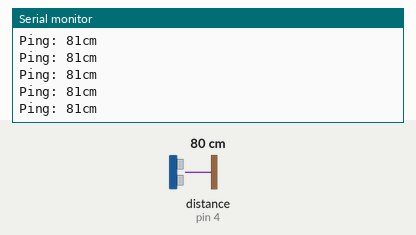
This sketch was run on a simulated Arduino Mega 2560, built with avr-gcc and run on an emulated ATmega2560. Parts: the last lines printed to the serial monitor. Inputs (shaded band) come from the test bench; at power-on: distance to the obstacle (sensor on pin 4) 80 cm. The echo pulse lasts 58.3 µs per cm.

Above: at 2.2 s.
2.3 s: distance to the obstacle (sensor on pin 4) set to 2 cm
At 2.41 s:
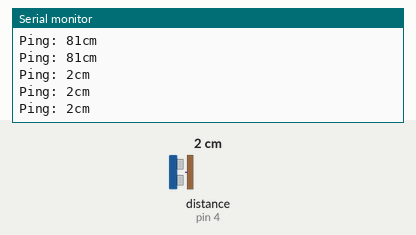
5.3 s: distance to the obstacle (sensor on pin 4) set to 4 cm
At 5.37 s:
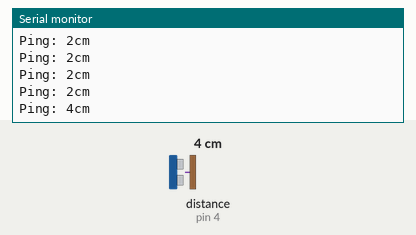
Timing chart, 0 to 8.3 s (numbered marks = the images above; inputs shaded):
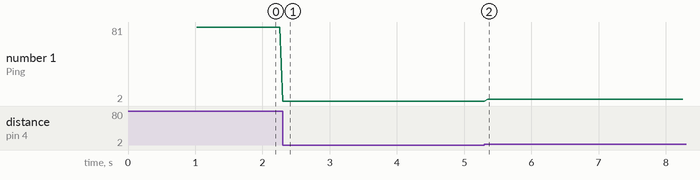

Measured:
- after the input at 2.3 s, the serial monitor: prints a new line at once (image 1)
- after the input at 5.3 s, the serial monitor: prints a new line after 0.05 s (image 2)
- plotted number 1: 81 → 2 after the input at 2.3 s, 2 → 4 after the input at 5.3 s

The sketch:

Copy_of_us_test.ino
```cpp
// ---------------------------------------------------------------------------
// This example shows how to use NewPing's ping_timer method which uses the Timer2 interrupt to get the
// ping time. The advantage of using this method over the standard ping method is that it permits a more
// event-driven sketch which allows you to appear to do two things at once. An example would be to ping
// an ultrasonic sensor for a possible collision while at the same time navigating. This allows a
// properly developed sketch to multitask. Be aware that because the ping_timer method uses Timer2,
// other features or libraries that also use Timer2 would be effected. For example, the PWM function on
// pins 3 & 11 on Arduino Uno (pins 9 and 11 on Arduino Mega) and the Tone library. Note, only the PWM
// functionality of the pins is lost (as they use Timer2 to do PWM), the pins are still available to use.
// NOTE: For Teensy/Leonardo (ATmega32U4) the library uses Timer4 instead of Timer2.
// ---------------------------------------------------------------------------
#include <NewPing.h>

#define TRIGGER_PIN  4  // Arduino pin tied to trigger pin on ping sensor.
#define ECHO_PIN     4  // Arduino pin tied to echo pin on ping sensor.
#define MAX_DISTANCE 400 // Maximum distance we want to ping for (in centimeters). Maximum sensor distance is rated at 400-500cm.

NewPing sonar(TRIGGER_PIN, ECHO_PIN, MAX_DISTANCE); // NewPing setup of pins and maximum distance.
unsigned long last = 0;

unsigned int pingSpeed = 50; // How frequently are we going to send out a ping (in milliseconds). 50ms would be 20 times a second.
unsigned long pingTimer;     // Holds the next ping time.

void setup() {
  delay(1000);
  Serial.begin(9600); // Open serial monitor at 115200 baud to see ping results.
  pingTimer = millis(); // Start now.
  Serial.println("Setup complete...");
}

void loop() {
  // Notice how there's no delays in this sketch to allow you to do other processing in-line while doing distance pings.

  if (millis() >= pingTimer) {   // pingSpeed milliseconds since last ping, do another ping.
    if (millis() - last >= 5000) {
    Serial.println("Pinging..?");
    last = millis();
  }
    pingTimer += pingSpeed;      // Set the next ping time.
    sonar.ping_timer(echoCheck); // Send out the ping, calls "echoCheck" function every 24uS where you can check the ping status.
  }
  // Do other stuff here, really. Think of it as multi-tasking.
}

void echoCheck() { // Timer2 interrupt calls this function every 24uS where you can check the ping status.
  // Don't do anything here!
  if (sonar.check_timer()) { // This is how you check to see if the ping was received.
    // Here's where you can add code.
    Serial.print("Ping: ");
    Serial.print(sonar.ping_result / US_ROUNDTRIP_CM); // Ping returned, uS result in ping_result, convert to cm with US_ROUNDTRIP_CM.
    Serial.println("cm");
  }
  // Don't do anything here!
}
```
